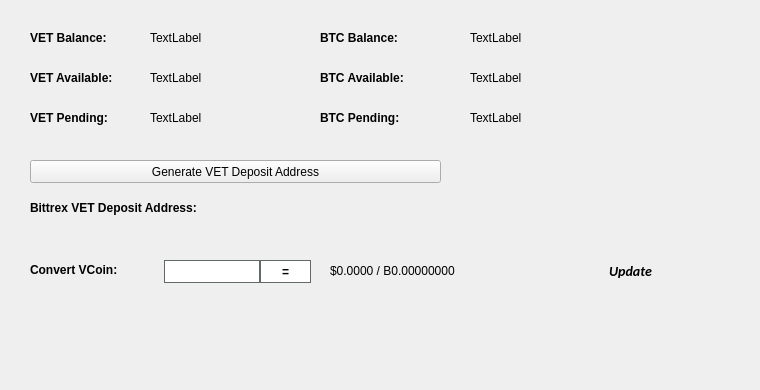
   <widget class="QWidget" name="BalanceTab">
    <attribute name="title">
     <string>Balance</string>
    </attribute>
    <widget class="QLabel" name="BitcoinBalanceLabel">
     <property name="geometry">
      <rect>
       <x>470</x>
       <y>30</y>
       <width>150</width>
       <height>16</height>
      </rect>
     </property>
     <property name="text">
      <string>TextLabel</string>
     </property>
    </widget>
    <widget class="QLabel" name="VETBalanceLabel">
     <property name="geometry">
      <rect>
       <x>150</x>
       <y>30</y>
       <width>150</width>
       <height>16</height>
      </rect>
     </property>
     <property name="text">
      <string>TextLabel</string>
     </property>
    </widget>
    <widget class="QLabel" name="label_11">
     <property name="geometry">
      <rect>
       <x>30</x>
       <y>30</y>
       <width>101</width>
       <height>16</height>
      </rect>
     </property>
     <property name="font">
      <font>
       <weight>75</weight>
       <bold>true</bold>
      </font>
     </property>
     <property name="text">
      <string>VET Balance:</string>
     </property>
    </widget>
    <widget class="QLabel" name="label_12">
     <property name="geometry">
      <rect>
       <x>320</x>
       <y>30</y>
       <width>101</width>
       <height>16</height>
      </rect>
     </property>
     <property name="font">
      <font>
       <weight>75</weight>
       <bold>true</bold>
      </font>
     </property>
     <property name="text">
      <string>BTC Balance:</string>
     </property>
    </widget>
    <widget class="QLabel" name="VETAvailableLabel_2">
     <property name="geometry">
      <rect>
       <x>150</x>
       <y>70</y>
       <width>150</width>
       <height>16</height>
      </rect>
     </property>
     <property name="text">
      <string>TextLabel</string>
     </property>
    </widget>
    <widget class="QLabel" name="label_13">
     <property name="geometry">
      <rect>
       <x>30</x>
       <y>70</y>
       <width>111</width>
       <height>16</height>
      </rect>
     </property>
     <property name="font">
      <font>
       <weight>75</weight>
       <bold>true</bold>
      </font>
     </property>
     <property name="text">
      <string>VET Available:</string>
     </property>
    </widget>
    <widget class="QLabel" name="label_14">
     <property name="geometry">
      <rect>
       <x>30</x>
       <y>110</y>
       <width>101</width>
       <height>16</height>
      </rect>
     </property>
     <property name="font">
      <font>
       <weight>75</weight>
       <bold>true</bold>
      </font>
     </property>
     <property name="text">
      <string>VET Pending:</string>
     </property>
    </widget>
    <widget class="QLabel" name="VETPendingLabel">
     <property name="geometry">
      <rect>
       <x>150</x>
       <y>110</y>
       <width>150</width>
       <height>16</height>
      </rect>
     </property>
     <property name="text">
      <string>TextLabel</string>
     </property>
    </widget>
    <widget class="QLabel" name="label_15">
     <property name="geometry">
      <rect>
       <x>320</x>
       <y>70</y>
       <width>111</width>
       <height>16</height>
      </rect>
     </property>
     <property name="font">
      <font>
       <weight>75</weight>
       <bold>true</bold>
      </font>
     </property>
     <property name="text">
      <string>BTC Available:</string>
     </property>
    </widget>
    <widget class="QLabel" name="BitcoinAvailableLabel">
     <property name="geometry">
      <rect>
       <x>470</x>
       <y>70</y>
       <width>150</width>
       <height>16</height>
      </rect>
     </property>
     <property name="text">
      <string>TextLabel</string>
     </property>
    </widget>
    <widget class="QLabel" name="label_31">
     <property name="geometry">
      <rect>
       <x>320</x>
       <y>110</y>
       <width>111</width>
       <height>16</height>
      </rect>
     </property>
     <property name="font">
      <font>
       <weight>75</weight>
       <bold>true</bold>
      </font>
     </property>
     <property name="text">
      <string>BTC Pending:</string>
     </property>
    </widget>
    <widget class="QLabel" name="BitcoinPendingLabel">
     <property name="geometry">
      <rect>
       <x>470</x>
       <y>110</y>
       <width>150</width>
       <height>16</height>
      </rect>
     </property>
     <property name="text">
      <string>TextLabel</string>
     </property>
    </widget>
    <widget class="QLabel" name="label_33">
     <property name="geometry">
      <rect>
       <x>30</x>
       <y>200</y>
       <width>221</width>
       <height>16</height>
      </rect>
     </property>
     <property name="font">
      <font>
       <weight>75</weight>
       <bold>true</bold>
      </font>
     </property>
     <property name="text">
      <string>Bittrex VET Deposit Address:</string>
     </property>
    </widget>
    <widget class="QPushButton" name="GenDepositBTN">
     <property name="geometry">
      <rect>
       <x>30</x>
       <y>160</y>
       <width>411</width>
       <height>23</height>
      </rect>
     </property>
     <property name="text">
      <string>Generate VET Deposit Address</string>
     </property>
     <property name="icon">
      <iconset resource="../vetani.qrc">
       <normaloff>:/icons/bitcoin</normaloff>:/icons/bitcoin</iconset>
     </property>
    </widget>
    <widget class="QLabel" name="DepositAddressLabel">
     <property name="geometry">
      <rect>
       <x>200</x>
       <y>200</y>
       <width>261</width>
       <height>16</height>
      </rect>
     </property>
     <property name="palette">
      <palette>
       <active>
        <colorrole role="WindowText">
         <brush brushstyle="SolidPattern">
          <color alpha="255">
           <red>0</red>
           <green>0</green>
           <blue>0</blue>
          </color>
         </brush>
        </colorrole>
        <colorrole role="Text">
         <brush brushstyle="SolidPattern">
          <color alpha="255">
           <red>0</red>
           <green>0</green>
           <blue>255</blue>
          </color>
         </brush>
        </colorrole>
       </active>
       <inactive>
        <colorrole role="WindowText">
         <brush brushstyle="SolidPattern">
          <color alpha="255">
           <red>0</red>
           <green>0</green>
           <blue>0</blue>
          </color>
         </brush>
        </colorrole>
        <colorrole role="Text">
         <brush brushstyle="SolidPattern">
          <color alpha="255">
           <red>0</red>
           <green>0</green>
           <blue>255</blue>
          </color>
         </brush>
        </colorrole>
       </inactive>
       <disabled>
        <colorrole role="WindowText">
         <brush brushstyle="SolidPattern">
          <color alpha="255">
           <red>120</red>
           <green>120</green>
           <blue>120</blue>
          </color>
         </brush>
        </colorrole>
        <colorrole role="Text">
         <brush brushstyle="SolidPattern">
          <color alpha="255">
           <red>120</red>
           <green>120</green>
           <blue>120</blue>
          </color>
         </brush>
        </colorrole>
       </disabled>
      </palette>
     </property>
     <property name="font">
      <font>
       <weight>75</weight>
       <bold>true</bold>
      </font>
     </property>
     <property name="text">
      <string/>
     </property>
     <property name="alignment">
      <set>Qt::AlignRight|Qt::AlignTrailing|Qt::AlignVCenter</set>
     </property>
     <property name="textInteractionFlags">
      <set>Qt::LinksAccessibleByMouse|Qt::TextSelectableByKeyboard|Qt::TextSelectableByMouse</set>
     </property>
    </widget>
    <widget class="QLabel" name="label_8">
     <property name="geometry">
      <rect>
       <x>460</x>
       <y>300</y>
       <width>281</width>
       <height>81</height>
      </rect>
     </property>
     <property name="text">
      <string/>
     </property>
     <property name="pixmap">
      <pixmap>:/images/bittrex</pixmap>
     </property>
    </widget>
    <widget class="QWidget" name="widgetConversion" native="true">
     <property name="geometry">
      <rect>
       <x>0</x>
       <y>250</y>
       <width>751</width>
       <height>43</height>
      </rect>
     </property>
     <property name="minimumSize">
      <size>
       <width>0</width>
       <height>43</height>
      </size>
     </property>
     <property name="styleSheet">
      <string notr="true"/>
     </property>
     <widget class="QPushButton" name="btnUpdateMarketData">
      <property name="geometry">
       <rect>
        <x>575</x>
        <y>0</y>
        <width>111</width>
        <height>41</height>
       </rect>
      </property>
      <property name="sizePolicy">
       <sizepolicy hsizetype="Expanding" vsizetype="Expanding">
        <horstretch>0</horstretch>
        <verstretch>0</verstretch>
       </sizepolicy>
      </property>
      <property name="font">
       <font>
        <family>calibri</family>
        <pointsize>-1</pointsize>
        <weight>75</weight>
        <italic>true</italic>
        <bold>true</bold>
       </font>
      </property>
      <property name="styleSheet">
       <string notr="true">margin:0px;text-align:center;padding:2px;border-radius:3px;font-style:italic;width:100px;font-size:14px;font-family:calibri;font-weight:600;</string>
      </property>
      <property name="text">
       <string>Update</string>
      </property>
      <property name="iconSize">
       <size>
        <width>150</width>
        <height>35</height>
       </size>
      </property>
      <property name="autoDefault">
       <bool>true</bool>
      </property>
      <property name="default">
       <bool>true</bool>
      </property>
     </widget>
     <widget class="QLabel" name="lblConvertVCoin">
      <property name="geometry">
       <rect>
        <x>30</x>
        <y>10</y>
        <width>131</width>
        <height>20</height>
       </rect>
      </property>
      <property name="styleSheet">
       <string notr="true"/>
      </property>
      <property name="text">
       <string>&lt;html&gt;&lt;head/&gt;&lt;body&gt;&lt;p&gt;&lt;span style=&quot; font-weight:600;&quot;&gt;Convert VCoin:&lt;/span&gt;&lt;/p&gt;&lt;/body&gt;&lt;/html&gt;</string>
      </property>
     </widget>
     <widget class="QLineEdit" name="txtConvertVCoinQty">
      <property name="geometry">
       <rect>
        <x>160</x>
        <y>10</y>
        <width>100</width>
        <height>23</height>
       </rect>
      </property>
      <property name="minimumSize">
       <size>
        <width>100</width>
        <height>23</height>
       </size>
      </property>
      <property name="maximumSize">
       <size>
        <width>100</width>
        <height>16777215</height>
       </size>
      </property>
      <property name="styleSheet">
       <string notr="true">border: 1px solid #61696c;margin-left:4px;</string>
      </property>
     </widget>
     <widget class="QPushButton" name="btnConvertVET">
      <property name="geometry">
       <rect>
        <x>260</x>
        <y>10</y>
        <width>51</width>
        <height>23</height>
       </rect>
      </property>
      <property name="minimumSize">
       <size>
        <width>0</width>
        <height>23</height>
       </size>
      </property>
      <property name="styleSheet">
       <string notr="true">border:1px solid #61696c;background:white;font-weight:600;</string>
      </property>
      <property name="text">
       <string>=</string>
      </property>
     </widget>
     <widget class="QLabel" name="lblConvertVCoinResults">
      <property name="geometry">
       <rect>
        <x>330</x>
        <y>0</y>
        <width>201</width>
        <height>41</height>
       </rect>
      </property>
      <property name="styleSheet">
       <string notr="true"/>
      </property>
      <property name="text">
       <string>$0.0000 / B0.00000000</string>
      </property>
     </widget>
     <widget class="QLabel" name="iconOverviewUpdateWait">
      <property name="geometry">
       <rect>
        <x>670</x>
        <y>10</y>
        <width>24</width>
        <height>24</height>
       </rect>
      </property>
      <property name="text">
       <string/>
      </property>
      <property name="pixmap">
       <pixmap resource="../vetani.qrc">:/icons/transaction_1</pixmap>
      </property>
      <property name="scaledContents">
       <bool>true</bool>
      </property>
      <property name="alignment">
       <set>Qt::AlignCenter</set>
      </property>
     </widget>
    </widget>
   </widget>
